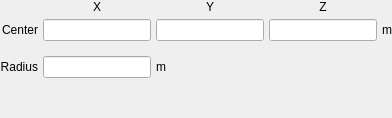
             <widget class="QWidget" name="sphere_implicit">
              <property name="font">
               <font>
                <weight>50</weight>
                <bold>false</bold>
               </font>
              </property>
              <layout class="QGridLayout" name="gridLayout_13">
               <property name="leftMargin">
                <number>0</number>
               </property>
               <property name="topMargin">
                <number>0</number>
               </property>
               <property name="rightMargin">
                <number>0</number>
               </property>
               <property name="bottomMargin">
                <number>0</number>
               </property>
               <property name="spacing">
                <number>5</number>
               </property>
               <item row="1" column="1" colspan="2">
                <widget class="LineEdit" name="lineedit_sphere_implicit_centerx">
                 <property name="font">
                  <font>
                   <weight>50</weight>
                   <bold>false</bold>
                  </font>
                 </property>
                </widget>
               </item>
               <item row="1" column="0">
                <widget class="QLabel" name="label_30">
                 <property name="font">
                  <font>
                   <weight>50</weight>
                   <bold>false</bold>
                  </font>
                 </property>
                 <property name="text">
                  <string>Center</string>
                 </property>
                 <property name="alignment">
                  <set>Qt::AlignRight|Qt::AlignTrailing|Qt::AlignVCenter</set>
                 </property>
                </widget>
               </item>
               <item row="1" column="3">
                <widget class="LineEdit" name="lineedit_sphere_implicit_centery">
                 <property name="font">
                  <font>
                   <weight>50</weight>
                   <bold>false</bold>
                  </font>
                 </property>
                </widget>
               </item>
               <item row="3" column="0">
                <widget class="QLabel" name="label_31">
                 <property name="font">
                  <font>
                   <weight>50</weight>
                   <bold>false</bold>
                  </font>
                 </property>
                 <property name="text">
                  <string>Radius</string>
                 </property>
                 <property name="alignment">
                  <set>Qt::AlignRight|Qt::AlignTrailing|Qt::AlignVCenter</set>
                 </property>
                </widget>
               </item>
               <item row="1" column="4">
                <widget class="LineEdit" name="lineedit_sphere_implicit_centerz">
                 <property name="font">
                  <font>
                   <weight>50</weight>
                   <bold>false</bold>
                  </font>
                 </property>
                </widget>
               </item>
               <item row="4" column="1">
                <spacer name="verticalSpacer_10">
                 <property name="orientation">
                  <enum>Qt::Vertical</enum>
                 </property>
                 <property name="sizeHint" stdset="0">
                  <size>
                   <width>20</width>
                   <height>40</height>
                  </size>
                 </property>
                </spacer>
               </item>
               <item row="1" column="5">
                <widget class="QLabel" name="label_165">
                 <property name="font">
                  <font>
                   <weight>50</weight>
                   <bold>false</bold>
                  </font>
                 </property>
                 <property name="text">
                  <string>m</string>
                 </property>
                </widget>
               </item>
               <item row="0" column="1" colspan="2">
                <widget class="QLabel" name="label_166">
                 <property name="font">
                  <font>
                   <weight>50</weight>
                   <bold>false</bold>
                  </font>
                 </property>
                 <property name="text">
                  <string>X</string>
                 </property>
                 <property name="alignment">
                  <set>Qt::AlignCenter</set>
                 </property>
                </widget>
               </item>
               <item row="0" column="3">
                <widget class="QLabel" name="label_167">
                 <property name="font">
                  <font>
                   <weight>50</weight>
                   <bold>false</bold>
                  </font>
                 </property>
                 <property name="text">
                  <string>Y</string>
                 </property>
                 <property name="alignment">
                  <set>Qt::AlignCenter</set>
                 </property>
                </widget>
               </item>
               <item row="0" column="4">
                <widget class="QLabel" name="label_168">
                 <property name="font">
                  <font>
                   <weight>50</weight>
                   <bold>false</bold>
                  </font>
                 </property>
                 <property name="text">
                  <string>Z</string>
                 </property>
                 <property name="alignment">
                  <set>Qt::AlignCenter</set>
                 </property>
                </widget>
               </item>
               <item row="3" column="1" colspan="2">
                <widget class="LineEdit" name="lineedit_sphere_implicit_radius">
                 <property name="font">
                  <font>
                   <weight>50</weight>
                   <bold>false</bold>
                  </font>
                 </property>
                </widget>
               </item>
               <item row="3" column="3">
                <widget class="QLabel" name="label_169">
                 <property name="font">
                  <font>
                   <weight>50</weight>
                   <bold>false</bold>
                  </font>
                 </property>
                 <property name="text">
                  <string>m</string>
                 </property>
                </widget>
               </item>
               <item row="2" column="1">
                <spacer name="verticalSpacer_42">
                 <property name="orientation">
                  <enum>Qt::Vertical</enum>
                 </property>
                 <property name="sizeType">
                  <enum>QSizePolicy::Maximum</enum>
                 </property>
                 <property name="sizeHint" stdset="0">
                  <size>
                   <width>20</width>
                   <height>10</height>
                  </size>
                 </property>
                </spacer>
               </item>
              </layout>
             </widget>
